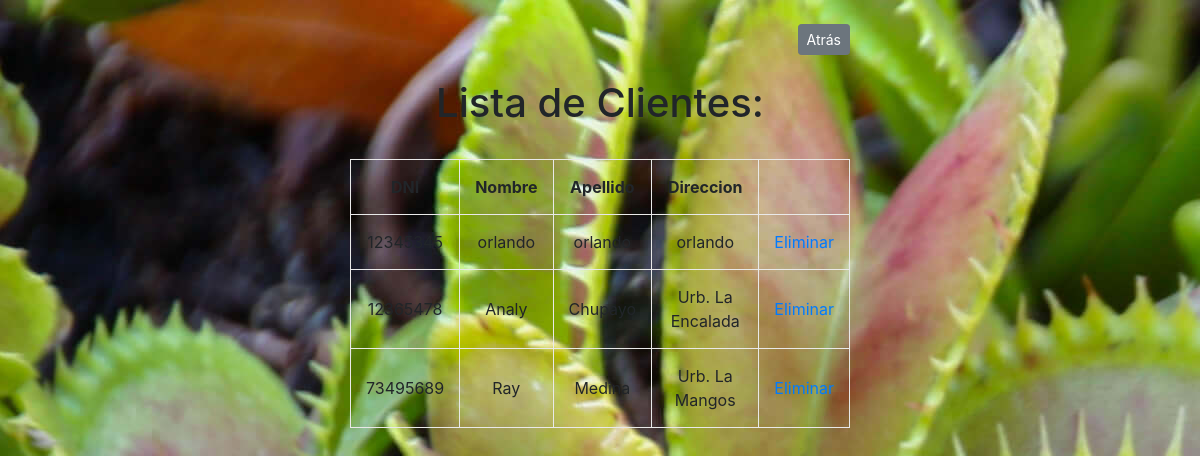
The app's page /registro_clientes.php with its own data.
### tables this page shows
CREATE TABLE IF NOT EXISTS `cliente` (
  `NombreCliente` varchar(30) NOT NULL,
  `Apellidos` varchar(30) NOT NULL,
  `Dni` int(8) NOT NULL,
  `Direccion` varchar(50) NOT NULL,
  `Usuario` varchar(30) NOT NULL,
  `Clave` varchar(8) NOT NULL,
  PRIMARY KEY (`Dni`)
);

### registro_clientes.php (the view, shortened to what this page needs)
<?php
include_once 'crear.php';
?>
<!DOCTYPE html>
<html lang="en">
<head>
    <link rel="stylesheet" href="estilos.css" type="text/css">
    <link rel="stylesheet" href="https://stackpath.bootstrapcdn.com/bootstrap/4.3.1/css/bootstrap.min.css">
</head>
<body background="fondito.jpg">
    <center>
        <br>
        <div id="form">
            <ul class="nav justify-content-end">
                <li class="nav-item">
                    <a href="panel_admin.php"><button type="button" class="btn btn-secondary btn-sm">Atrás</button></a>
                </li>
            </ul>
            <br>
            <h1>Lista de Clientes:</h1>
            <br>
            <table width="100%" border="1" cellpadding="15" align="center">
                <tr>
                    <td><b>DNI</b></td>
                    <td><b>Nombre</b></td>
                    <td><b>Apellido</b></td>
                    <td><b>Direccion</b></td>
                </tr>
                <?php
                $res = $MySQLiconn->query("SELECT * FROM cliente");
                while ($row = $res->fetch_array()) {
                    ?>
                    <tr>
                        <td><?php echo $row['Dni']; ?></td>
                        <td><?php echo $row['NombreCliente']; ?></td>
                        <td><?php echo $row['Apellidos']; ?></td>
                        <td><?php echo $row['Direccion']; ?></td>
                        <td>
                            <a href="?del=<?php echo $row['Dni']; ?>" onclick="return confirm('Estas apunto de eliminar un registro...'); ">Eliminar</a>
                        </td>
                    </tr>
                <?php
                }
                ?>
            </table>
        </div>
    </center>
</body>
</html>

### estilos.css (style rules this page uses)
#form { width:500px; margin:0px auto; text-align:center; }
table,td { border:solid #e9e9e9 1px; }

### records on screen
cliente: Dni "12345345", NombreCliente "orlando", Apellidos "orlando", Direccion "orlando"
cliente: Dni "12365478", NombreCliente "Analy", Apellidos "Chupayo", Direccion "Urb. La Encalada"
cliente: Dni "73495689", NombreCliente "Ray", Apellidos "Medina", Direccion "Urb. La Mangos"
